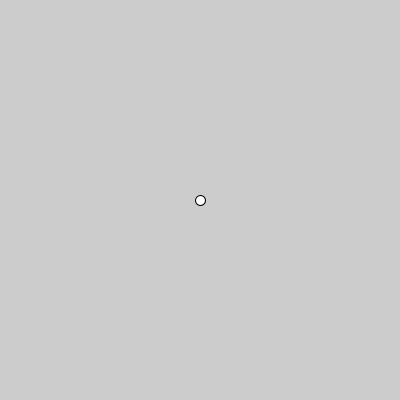
Frame 1 (no input)
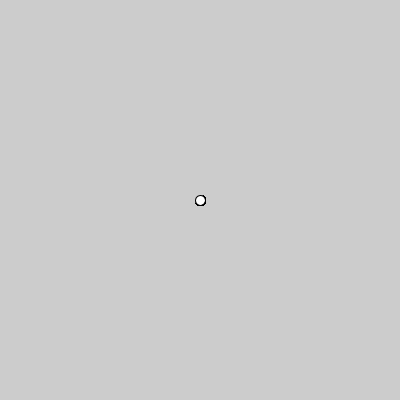
Frame 60 (the mouse pressed at the canvas centre just before this capture)
Frame 120 (the mouse held since frame 60 and released just before this capture): identical to frame 60, image omitted

The Processing sketch that drew these frames (run headless with seeded random() and noise(); from frame 60 on, the mouse is pressed at the canvas centre):

// Processing sketch: aula06_grupo01_exercicio03
// ── aula06_grupo01_exercicio03.pde
//alcance das variaveis
int coelho = 100; // variavel global

void setup(){
size(400,400);
println(coelho);
}


void draw(){
  int coelho = 10; // variavel local
ellipse(200,200,coelho,coelho);
println(coelho);
}
